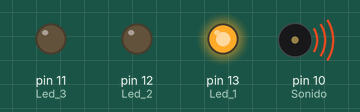
The sketch below on a simulated Arduino Uno, built with avr-gcc and run on an emulated ATmega328P. Shown: output pins drawn as LEDs (lit = HIGH), buzzer (waves = sounding).

Above: at 0.2 s.
At 1.2 s:
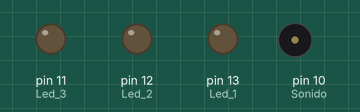
At 2.2 s:
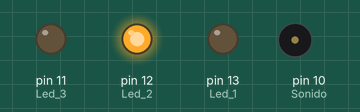
At 3.2 s:
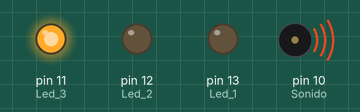
At 4.0 s:
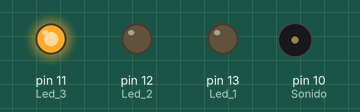
At 5.7 s:
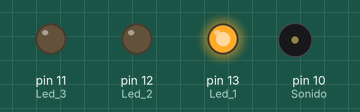
Timing chart, 0 to 6.5 s (numbered marks = the images above):
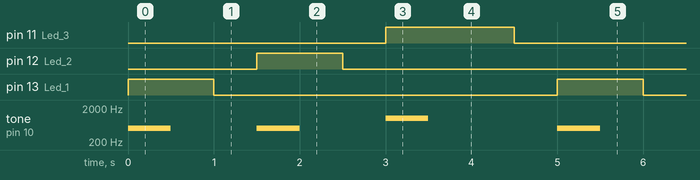

Measured:
- by itself, pin 11 (Led_3): alternates HIGH for 1.5 s and LOW for 3.5 s
- by itself, pin 12 (Led_2), pin 13 (Led_1): alternates HIGH for 1.0 s and LOW for 4.0 s
- by itself, tone on pin 10 (Sonido): repeats every 5.0 s: silent 1.0 s, 500 Hz 0.50 s, silent 1.0 s, 1000 Hz 0.50 s, silent 1.5 s, 500 Hz 0.50 s

The sketch:

arduino01_0021.ino
```cpp
// C++ code
//
int Led_1=13, Led_2=12, Led_3=11, Sonido=10;
void setup()
{
  pinMode(Led_1, OUTPUT);
  pinMode(Led_2, OUTPUT);
  pinMode(Led_3, OUTPUT);
  pinMode(Sonido, OUTPUT);
}

void loop()
{
  tone(Sonido, 500, 500);
  delay(0);
  digitalWrite(Led_1, HIGH);
  delay(1000); // Esperar por 3000 milisegundos
  digitalWrite(Led_1, LOW);
  delay(500); // Esperar por 500 milisegundos
  tone(Sonido, 500, 500);
  delay(0);
  digitalWrite(Led_2, HIGH);
  delay(1000); // Esperar por 3000 milisegundos
  digitalWrite(Led_2, LOW);
  delay(500); // Esperar por 500 milisegundos
  digitalWrite(Led_3, HIGH);
  tone(Sonido, 1000, 500);
  delay(500);
  delay(1000); // Esperar por 3000 milisegundos
  digitalWrite(Led_3, LOW);
  delay(500); // Esperar por 500 milisegundos
}
```
